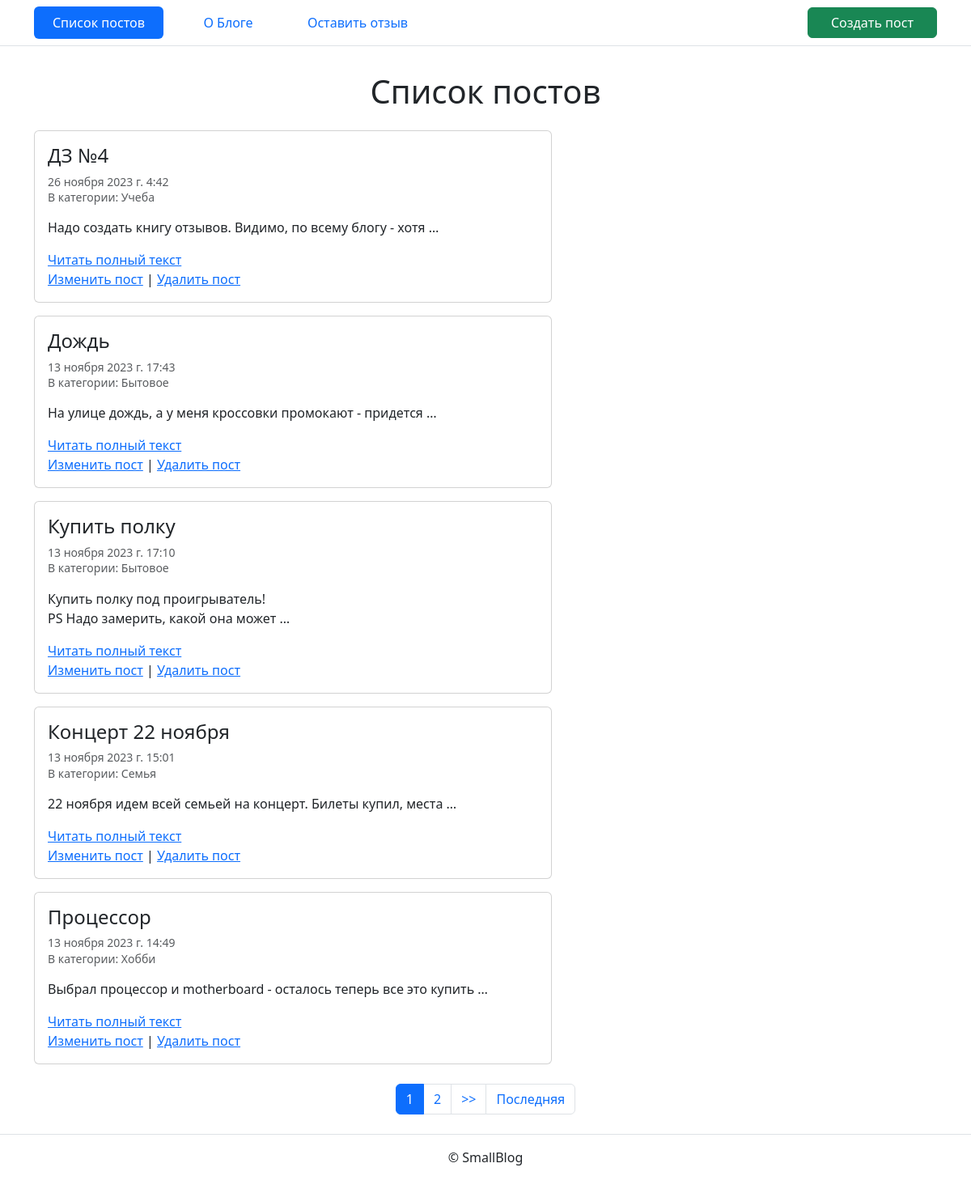
The page / on the database its author committed.
### blog/models.py (models this page shows, shortened)
class Post(models.Model):
    title = models.CharField(max_length=256, verbose_name='Заголовок')
    text = models.TextField(verbose_name='Текст')
    pub_date = models.DateTimeField(
        auto_now=True,
        verbose_name='Дата и время публикации',
    )
    category = models.ForeignKey(
        Category,
        on_delete=models.SET_NULL,
        null=True,
        verbose_name='Категория'
    )
    class Meta:
        ordering = ('-pub_date',)
        default_related_name = 'posts'
        verbose_name = 'публикацию'
        verbose_name_plural = 'Публикации'

class Category(models.Model):
    title = models.CharField(max_length=256, verbose_name='Заголовок')
    slug = models.SlugField(
        unique=True,
        verbose_name='Идентификатор',
        help_text=('Идентификатор страницы для URL; '
                   'разрешены символы латиницы, цифры, '
                   'дефис и подчёркивание.')
    )
    class Meta:
        ordering = ('title',)
        verbose_name = 'категорию'
        verbose_name_plural = 'Категории'
    def __str__(self):
        return self.title

### blog/views.py (the view)
# urls.py: path('', views.PostListView.as_view(), name='list'),
class PostListView(ListView):
    model = Post
    ordering = '-pub_date'
    paginate_by = 5

### templates/blog/post_list.html (shortened to what this page needs)
{% extends "base.html" %}
{% load django_bootstrap5 %}
{% block page_title %}
  Список постов
{% endblock %}
{% block content %}
  {% for post in page_obj %}
    <article class="mb-3">
      {% include "includes/post_card.html" %}
    </article>
  {% endfor%}
  {% include "includes/paginator.html" %}
{% endblock %}

### templates/includes/post_card.html
<div class="card" style="width: 40rem;">
  <div class="card-body">
    <h4 class="card-title">{{ post.title }}</h4>
    <h6 class="text-muted">
      <p><small>{{ post.pub_date }}<br>
      В категории: {{ post.category }}</small></p>
    </h6>
    <p class="card-text">{{ post.text|linebreaksbr|truncatewords:10 }}</p>
    <p class="mb-0"><a href="{% url 'blog:detail' post.id %}" class="card-link">Читать полный текст</a><br>
    <a href="{% url 'blog:edit' post.id %}">Изменить пост</a>
    |
    <a href="{% url 'blog:delete' post.id %}">Удалить пост</a></p>
  </div>
</div>

### rows shown on the page
Post: title "ДЗ №4", pub_date "26 ноября 2023 г. 4:42", category "Учеба", text "Надо создать книгу отзывов. Видимо, по всему блогу - хотя …"
Post: title "Дождь", pub_date "13 ноября 2023 г. 17:43", category "Бытовое", text "На улице дождь, а у меня кроссовки промокают - придется …"
Post: title "Купить полку", pub_date "13 ноября 2023 г. 17:10", category "Бытовое", text "Купить полку под проигрыватель! PS Надо замерить, какой она может …"
Post: title "Концерт 22 ноября", pub_date "13 ноября 2023 г. 15:01", category "Семья", text "22 ноября идем всей семьей на концерт. Билеты купил, места …"
Post: title "Процессор", pub_date "13 ноября 2023 г. 14:49", category "Хобби", text "Выбрал процессор и motherboard - осталось теперь все это купить …"

### other values the page prints
{{ i }} "1"
{{ i }} "2"
